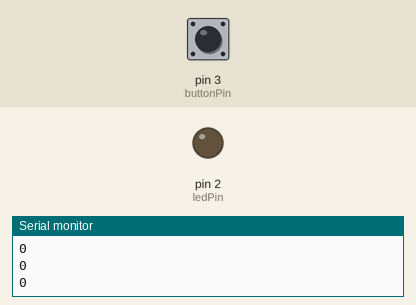
The sketch below on a simulated Arduino Uno, built with avr-gcc and run on an emulated ATmega328P. Parts: output pins drawn as LEDs (lit = HIGH), the last lines printed to the serial monitor. The inputs (shaded band) are chosen by the test bench; at power-on: pin 3 (buttonPin) LOW.

Above: at 1.2 s.
1.3 s: pin 3 (buttonPin) pulled HIGH for 0.15 s
At 2.5 s:
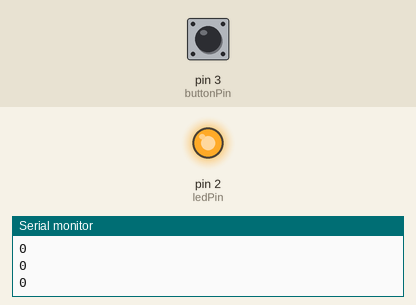
2.9 s: pin 3 (buttonPin) pulled HIGH for 1 s
At 3.9 s:
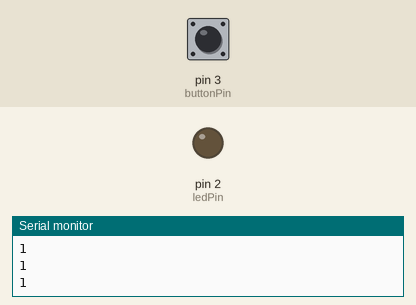
5.4 s: pin 3 (buttonPin) pulled HIGH for 3.2 s
At 5.9 s:
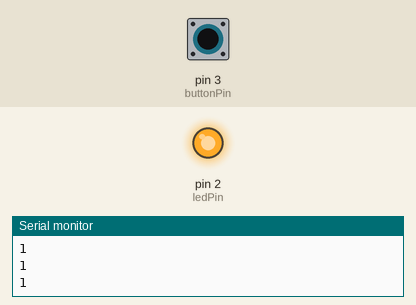
Timing chart, 0 to 8.4 s (numbered marks = the images above; inputs shaded):
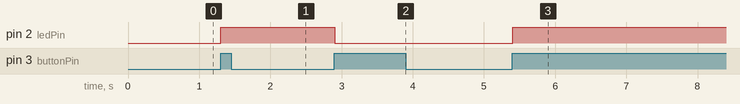

The sketch:

led-button.ino
```cpp
// Button to turn LED on/off.
// The button and LED have seperate circuits so the switching is controlled here

//define variables
int ledPin = 2;               // led pin number on arduino
int ledState = 0;             // set & track led status (off at start)

int buttonPin = 3;            // button pin number on arduino
int buttonState = 0;          // set & track button status (off at start)

//run once function
void setup(){
  Serial.begin(9600);         // setup Serial read for debugging
  pinMode(ledPin, OUTPUT);    // led pin type
  pinMode(buttonPin, INPUT);  // button pin type
}

//run indefinately
void loop() {
  //capture button click
  if ((buttonState == 0) && (digitalRead(buttonPin) == 1)){   // was the button released last loop AND is it pressed now?
    ledState = 1-ledState;                                    // if yes.. switch led state
    digitalWrite(ledPin, ledState);                           // write the new state to ledpin
  }
  buttonState = digitalRead(buttonPin);                       // each loop, set buttonState
  Serial.println(buttonState);                                // ..and log to Serial
  delay(100);                                                 // make serial easier to read
}
```

Measured:
- after the input at 1.3 s, pin 2 (ledPin): LOW → HIGH at once
- after the input at 2.9 s, pin 2 (ledPin): HIGH → LOW at once
- after the input at 5.4 s, pin 2 (ledPin): LOW → HIGH at once
